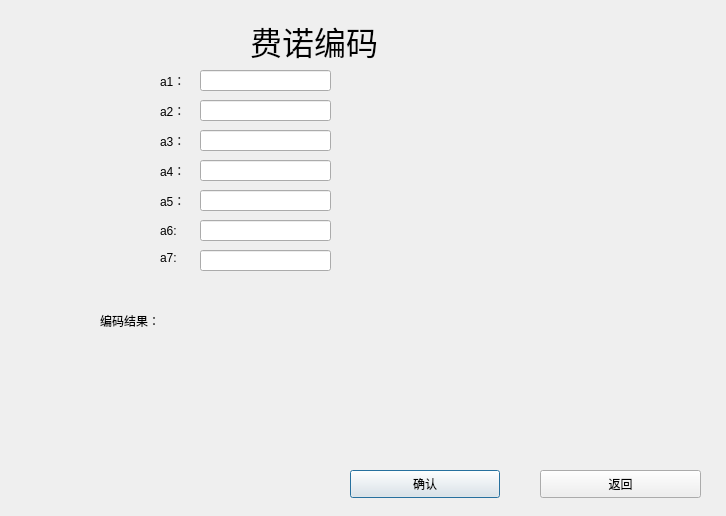
<?xml version="1.0" encoding="UTF-8"?>
<ui version="4.0">
 <class>Page2_3</class>
 <widget class="QDialog" name="Page2_3">
  <property name="geometry">
   <rect>
    <x>0</x>
    <y>0</y>
    <width>726</width>
    <height>516</height>
   </rect>
  </property>
  <property name="windowTitle">
   <string>Dialog</string>
  </property>
  <widget class="QLabel" name="label_2">
   <property name="geometry">
    <rect>
     <x>250</x>
     <y>20</y>
     <width>160</width>
     <height>41</height>
    </rect>
   </property>
   <property name="font">
    <font>
     <pointsize>24</pointsize>
    </font>
   </property>
   <property name="text">
    <string>费诺编码</string>
   </property>
  </widget>
  <widget class="QLabel" name="label">
   <property name="geometry">
    <rect>
     <x>160</x>
     <y>70</y>
     <width>31</width>
     <height>21</height>
    </rect>
   </property>
   <property name="text">
    <string>a1：</string>
   </property>
  </widget>
  <widget class="QLabel" name="label_4">
   <property name="geometry">
    <rect>
     <x>160</x>
     <y>100</y>
     <width>31</width>
     <height>21</height>
    </rect>
   </property>
   <property name="text">
    <string>a2：</string>
   </property>
  </widget>
  <widget class="QLabel" name="label_3">
   <property name="geometry">
    <rect>
     <x>160</x>
     <y>130</y>
     <width>31</width>
     <height>21</height>
    </rect>
   </property>
   <property name="text">
    <string>a3：</string>
   </property>
  </widget>
  <widget class="QLineEdit" name="lineEdit">
   <property name="geometry">
    <rect>
     <x>200</x>
     <y>70</y>
     <width>131</width>
     <height>21</height>
    </rect>
   </property>
   <property name="text">
    <string/>
   </property>
  </widget>
  <widget class="QLineEdit" name="lineEdit_2">
   <property name="geometry">
    <rect>
     <x>200</x>
     <y>100</y>
     <width>131</width>
     <height>21</height>
    </rect>
   </property>
  </widget>
  <widget class="QLineEdit" name="lineEdit_3">
   <property name="geometry">
    <rect>
     <x>200</x>
     <y>130</y>
     <width>131</width>
     <height>21</height>
    </rect>
   </property>
  </widget>
  <widget class="QLabel" name="label_6">
   <property name="geometry">
    <rect>
     <x>160</x>
     <y>160</y>
     <width>31</width>
     <height>21</height>
    </rect>
   </property>
   <property name="text">
    <string>a4：</string>
   </property>
  </widget>
  <widget class="QLabel" name="label_7">
   <property name="geometry">
    <rect>
     <x>160</x>
     <y>190</y>
     <width>31</width>
     <height>21</height>
    </rect>
   </property>
   <property name="text">
    <string>a5：</string>
   </property>
  </widget>
  <widget class="QLabel" name="label_8">
   <property name="geometry">
    <rect>
     <x>160</x>
     <y>220</y>
     <width>24</width>
     <height>21</height>
    </rect>
   </property>
   <property name="text">
    <string>a6:</string>
   </property>
  </widget>
  <widget class="QLineEdit" name="lineEdit_4">
   <property name="geometry">
    <rect>
     <x>200</x>
     <y>160</y>
     <width>131</width>
     <height>21</height>
    </rect>
   </property>
  </widget>
  <widget class="QLineEdit" name="lineEdit_5">
   <property name="geometry">
    <rect>
     <x>200</x>
     <y>190</y>
     <width>131</width>
     <height>21</height>
    </rect>
   </property>
  </widget>
  <widget class="QLineEdit" name="lineEdit_6">
   <property name="geometry">
    <rect>
     <x>200</x>
     <y>220</y>
     <width>131</width>
     <height>21</height>
    </rect>
   </property>
  </widget>
  <widget class="QLabel" name="label_5">
   <property name="geometry">
    <rect>
     <x>100</x>
     <y>300</y>
     <width>521</width>
     <height>41</height>
    </rect>
   </property>
   <property name="text">
    <string>编码结果：</string>
   </property>
  </widget>
  <widget class="QPushButton" name="pushButton">
   <property name="geometry">
    <rect>
     <x>350</x>
     <y>470</y>
     <width>150</width>
     <height>28</height>
    </rect>
   </property>
   <property name="text">
    <string>确认</string>
   </property>
  </widget>
  <widget class="QPushButton" name="pushButton_2">
   <property name="geometry">
    <rect>
     <x>540</x>
     <y>470</y>
     <width>161</width>
     <height>28</height>
    </rect>
   </property>
   <property name="text">
    <string>返回</string>
   </property>
  </widget>
  <widget class="QLabel" name="label_9">
   <property name="geometry">
    <rect>
     <x>160</x>
     <y>250</y>
     <width>31</width>
     <height>16</height>
    </rect>
   </property>
   <property name="text">
    <string>a7:</string>
   </property>
  </widget>
  <widget class="QLineEdit" name="lineEdit_7">
   <property name="geometry">
    <rect>
     <x>200</x>
     <y>250</y>
     <width>131</width>
     <height>21</height>
    </rect>
   </property>
  </widget>
 </widget>
 <resources/>
 <connections/>
</ui>
